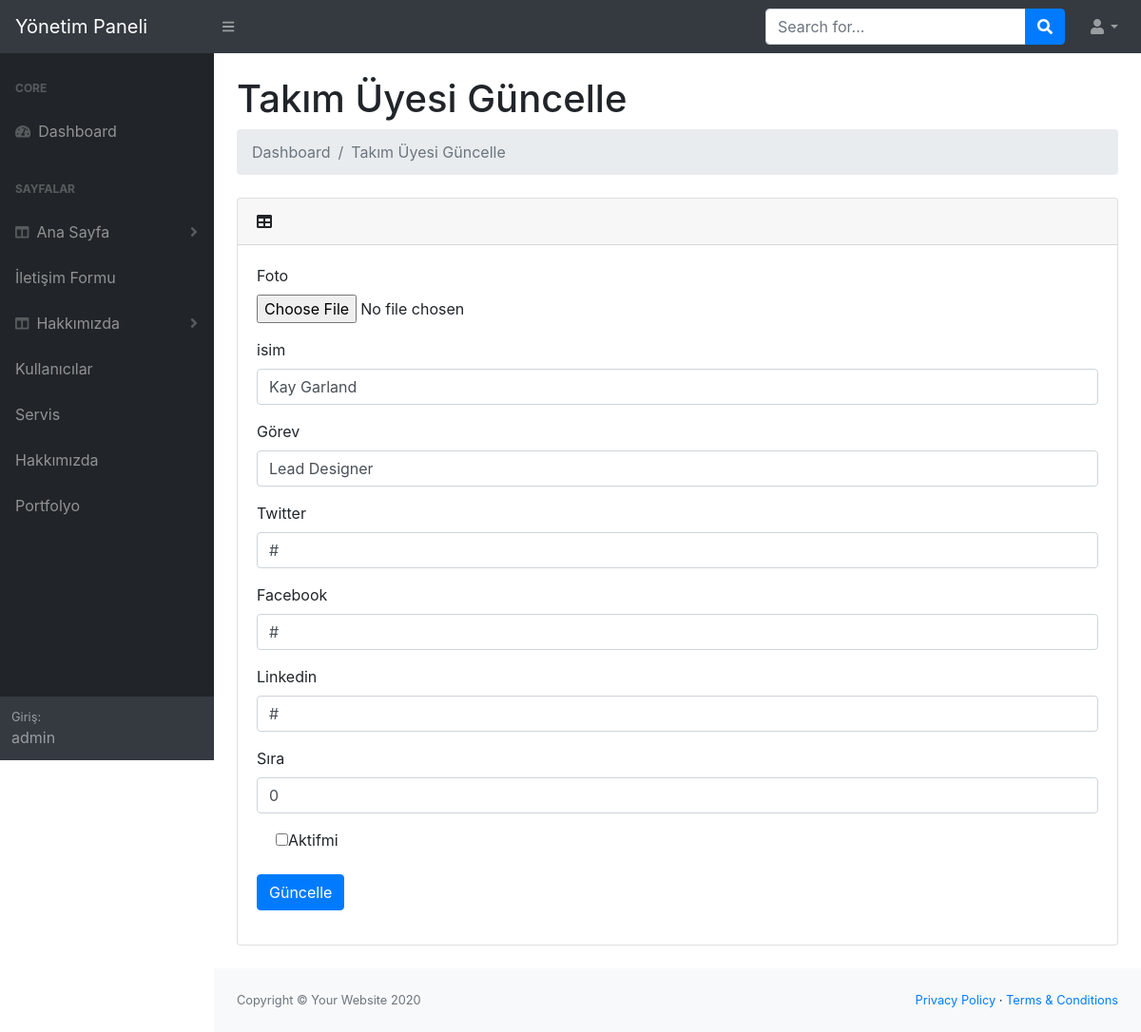
The app's page /site/site/admin/takimguncelle.php?id=1 (signed in) with its own data.
### tables this page shows
CREATE TABLE `takim` (
  `id` int(11) NOT NULL,
  `foto` varchar(50) NOT NULL,
  `isim` varchar(50) NOT NULL,
  `gorev` varchar(50) NOT NULL,
  `twitter` varchar(50) NOT NULL,
  `facebook` varchar(50) NOT NULL,
  `linkedin` varchar(50) NOT NULL,
  `sira` smallint(6) NOT NULL,
  `aktif` tinyint(1) NOT NULL DEFAULT '1'
);

### site/site/admin/takimguncelle.php (the view, shortened to what this page needs)
<?php
include("incadmin/adminhead.php");
$id=$_GET["id"];
$sorgu = $baglanti->prepare("select * from takim where id=:id");
$sorgu->execute(["id"=>$id]);
$sonuc = $sorgu->fetch();
?>
                <main>
                    <div class="container-fluid">
                        <h1 class="mt-4">Takım Üyesi Güncelle</h1>
                        <ol class="breadcrumb mb-4">
                            <li class="breadcrumb-item active">Dashboard</li>
                            <li class="breadcrumb-item active">Takım Üyesi Güncelle</li>
                        </ol>
                        <div class="card mb-4">
                            <div class="card-header">
                                <i class="fas fa-table mr-1"></i>
                            </div>
                            <div class="card-body">
                               <form action="" method="POST" enctype="multipart/form-data">
                               <div class="form-group">
                               <label>Foto</label>
                               <input type="file" name="foto"  class="form-control-file" >
                               </div>
                               <div class="form-group">
                               <label>isim</label>
                               <input type="text" name="isim"  class="form-control" value="<?php echo @$sonuc["isim"];?>">
                               </div>
                               <div class="form-group">
                               <label>Görev</label>
                               <input type="text" name="gorev"  class="form-control" value="<?php echo @$sonuc["gorev"];?>">
                               </div>
                               <div class="form-group">
                               <label>Twitter</label>
                               <input type="text" name="twitter"  class="form-control" value="<?php echo @$sonuc["twitter"];?>">
                               </div>
                               <div class="form-group">
                               <label>Facebook</label>
                               <input type="text" name="facebook"  class="form-control" value="<?php echo @$sonuc["facebook"];?>">
                               </div>
                               <div class="form-group">
                               <label>Linkedin</label>
                               <input type="text" name="linkedin"  class="form-control" value="<?php echo @$sonuc["linkedin"];?>">
                               </div>
                               <div class="form-group">
                               <label>Sıra</label>
                               <input type="text" name="sira" class="form-control" value="<?php echo @$sonuc["sira"];?>">
                               </div>
                               <div class="form-group form-check">
                             <label>
                               <input type="checkbox" name="aktif"  class="form-checkinput" <?php $sonuc["aktif"]==1?"checked":"" ?> >Aktifmi</label>
                               </div>
                               <div class="form-group">
                               <input type="submit" value="Güncelle" class="btn btn-primary">
                               </div>
                               </form>
                            </div>
                        </div>
                    </div>
                </main>
                <?php
include("incadmin/adminfooter.php");
?>

### records on screen
takim: isim "Kay Garland", gorev "Lead Designer", twitter "#", facebook "#", linkedin "#", sira "0"

### other values on screen
$_SESSION["kadi"] "admin"
